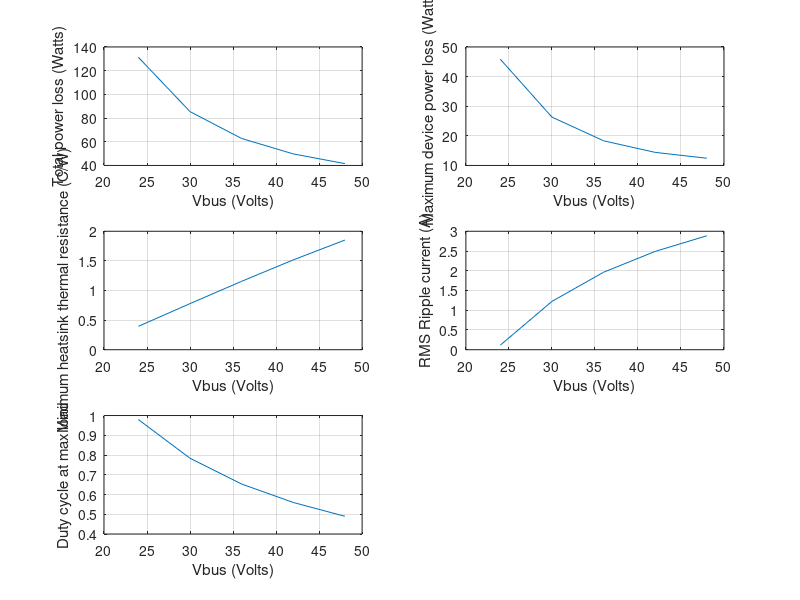

Write MATLAB code to recreate this figure.


function params()
% Calculation of H-bridge parameters, for the ON-BRAKE mode
% 

  
% Battery voltage
Vbus = 24:6:48;

% Current and duty cycle vectors  
I = zeros(1,length(Vbus));
D = zeros(1,length(Vbus));

% Ampflow E30-400 motor parameters
L = 120e-6;             % Motor inductance
Rm = 0.1;		% Armature resistance
Vg = 15;		% Generator voltage (arbitrary)

% H-bridge parameters (using IRFP4468 MOSFET) 
f = 20e3;               % PWM frequency
tr = 200e-9;		% Rise time
N = 1;                  % N MOSFETs in parallel
Rds = 4.68e-3;          % Drain-source ON resistance
Rbus = 0.020;		% Total bus resistance 

% Estimate current and duty cycle required to deliver 2kW to load,
% based on bus resistance and Vg given above
for i = 1:length(Vbus)
  I(i) = min(roots([-Rbus, Vbus(i), -2000]));
  assert(isreal(I(i)) && I(i) > 0)

  temp = roots([Vbus(i)^2, -Vbus(i)*Vg, -2000*Rm]);
  D(i) = min(temp(temp > 0 & temp < 1));
end

I = I
D = D

% P_ss = steady state power losses
% P_sw = switching power losses
P_ss = Rds.*(I./N).^2;
P_sw =  Vbus.*(I./N)*f*tr;

% ON-BRAKE mode: Q3 is always on; Q1 and Q2 are switching
% Assume feed transistor always on
P_q1 = P_ss .* D + P_sw;
P_q2 = P_ss .* (1-D) + P_sw;
P_q3 = P_ss;

% Largest amount of power in any MOSFET
P_max = max(P_q1, max(P_q2, P_q3))

% Total power that must be removed by the heatsink
Ptot = (P_q1 + P_q2 + P_q3 + P_ss)*N

subplot(3,2,1)
plot (Vbus, Ptot)
xlabel('Vbus (Volts)')
ylabel('Total power loss (Watts)')
grid on

subplot(3,2,2)
plot(Vbus, P_max)
xlabel('Vbus (Volts)')
ylabel('Maximum device power loss (Watts)')
grid on


% Thermal parameters
Tmax = 175 * 0.75;	% MOSFET maximum junction temperature
Ta = 45;		% Ambient temperature
DT = Tmax - Ta;		% 

% IRF4468 thermal resistance
% NOTE: 100 PSI may not be feasible, but the Sil-Pad A2000 resistance 
% is only 12% higher at 10 PSI, and 7% higher at 25 PSI. Assuming the
% CD-02-05 is the same, we can expect Rcs < 0.45. Unfortunately, the 
% CD-02-05 datasheet doesn't confirm this theory...
Rjc = 0.3       % Junction to case
%Rcs = 0.4;      % case-heatsink (CD-02-05 pad @ 100 PSI)
%Rcs = 1.15;     % case-heatsink (Sil-Pad A2000 @ 100 PSI)
Rcs = 0.45;      % case-heatsink (CD-02-05 pad @ 10 PSI [EXTRAPOLATED])
Rjs = Rjc + Rcs % Total junction-heatsink thermal resistance

% IXFN360N junction-heatsink thermal resistance (paste)
%Rjs = 0.25;

% Required R_thermal if each MOSFET is mounted on it's own heatsink
Rs0 = DT ./ P_max - Rjs

% Required R_thermal if all MOSFETs are mounted on common heatsink
Rsa = (DT - P_max * Rjs)./Ptot

subplot(3,2,3)
plot(Vbus, Rsa)
xlabel('Vbus (Volts)')
ylabel('Minimum heatsink thermal resistance (C/W)')
grid on

%%%%%%%%%

% By definition, Vm is always the same for a given Vg and power to load
Vm = Vbus(1)*D(1);
Irip_RMS = D.*(Vbus - Vm)/(f*L*sqrt(3))

subplot(3,2,4)
plot(Vbus, Irip_RMS)
xlabel('Vbus (Volts)')
ylabel('RMS Ripple current (A)')
grid on

subplot(3,2,5)
plot(Vbus, D)
xlabel('Vbus (Volts)')
ylabel('Duty cycle at max load')
grid on






pause()

